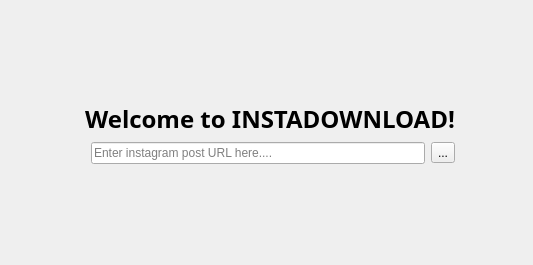
<?xml version="1.0" encoding="UTF-8"?>
<ui version="4.0">
 <class>MainWindow</class>
 <widget class="QMainWindow" name="MainWindow">
  <property name="geometry">
   <rect>
    <x>0</x>
    <y>0</y>
    <width>533</width>
    <height>265</height>
   </rect>
  </property>
  <property name="windowTitle">
   <string>INSTADOWNLOAD</string>
  </property>
  <property name="windowIcon">
   <iconset resource="instadownload.qrc">
    <normaloff>:/images/images/icon.jpeg</normaloff>:/images/images/icon.jpeg</iconset>
  </property>
  <property name="styleSheet">
   <string notr="true">background-image: url(:/images/images/background.jpg);
background-position: center center;
background-repeat:   no-repeat;</string>
  </property>
  <widget class="QWidget" name="centralwidget">
   <layout class="QGridLayout" name="gridLayout">
    <item row="0" column="2">
     <spacer name="verticalSpacer_2">
      <property name="orientation">
       <enum>Qt::Vertical</enum>
      </property>
      <property name="sizeHint" stdset="0">
       <size>
        <width>20</width>
        <height>76</height>
       </size>
      </property>
     </spacer>
    </item>
    <item row="1" column="0">
     <spacer name="horizontalSpacer_3">
      <property name="orientation">
       <enum>Qt::Horizontal</enum>
      </property>
      <property name="sizeHint" stdset="0">
       <size>
        <width>56</width>
        <height>20</height>
       </size>
      </property>
     </spacer>
    </item>
    <item row="1" column="1" colspan="3">
     <widget class="QLabel" name="label">
      <property name="font">
       <font>
        <family>Segoe Print</family>
       </font>
      </property>
      <property name="styleSheet">
       <string notr="true">background-image: url(:/images/images/transparent.jpg);</string>
      </property>
      <property name="text">
       <string>&lt;html&gt;&lt;head/&gt;&lt;body&gt;&lt;p align=&quot;center&quot;&gt;&lt;span style=&quot; font-size:18pt; font-weight:600;&quot;&gt;Welcome to INSTADOWNLOAD!&lt;/span&gt;&lt;/p&gt;&lt;/body&gt;&lt;/html&gt;</string>
      </property>
     </widget>
    </item>
    <item row="1" column="4">
     <spacer name="horizontalSpacer_4">
      <property name="orientation">
       <enum>Qt::Horizontal</enum>
      </property>
      <property name="sizeHint" stdset="0">
       <size>
        <width>55</width>
        <height>20</height>
       </size>
      </property>
     </spacer>
    </item>
    <item row="2" column="0" colspan="2">
     <spacer name="horizontalSpacer">
      <property name="orientation">
       <enum>Qt::Horizontal</enum>
      </property>
      <property name="sizeHint" stdset="0">
       <size>
        <width>62</width>
        <height>20</height>
       </size>
      </property>
     </spacer>
    </item>
    <item row="2" column="2">
     <widget class="QLineEdit" name="lineEdit">
      <property name="styleSheet">
       <string notr="true">background-image: url(:/images/images/transparent.jpg);</string>
      </property>
      <property name="placeholderText">
       <string>Enter instagram post URL here....</string>
      </property>
     </widget>
    </item>
    <item row="2" column="3">
     <widget class="QToolButton" name="toolButton">
      <property name="styleSheet">
       <string notr="true">background-image: url(:/images/images/transparent.jpg);</string>
      </property>
      <property name="text">
       <string>...</string>
      </property>
      <property name="icon">
       <iconset resource="instadownload.qrc">
        <normaloff>:/images/images/download.png</normaloff>:/images/images/download.png</iconset>
      </property>
     </widget>
    </item>
    <item row="2" column="4">
     <spacer name="horizontalSpacer_2">
      <property name="orientation">
       <enum>Qt::Horizontal</enum>
      </property>
      <property name="sizeHint" stdset="0">
       <size>
        <width>55</width>
        <height>20</height>
       </size>
      </property>
     </spacer>
    </item>
    <item row="3" column="2">
     <spacer name="verticalSpacer">
      <property name="orientation">
       <enum>Qt::Vertical</enum>
      </property>
      <property name="sizeHint" stdset="0">
       <size>
        <width>20</width>
        <height>78</height>
       </size>
      </property>
     </spacer>
    </item>
   </layout>
  </widget>
 </widget>
 <resources>
  <include location="instadownload.qrc"/>
 </resources>
 <connections/>
</ui>
